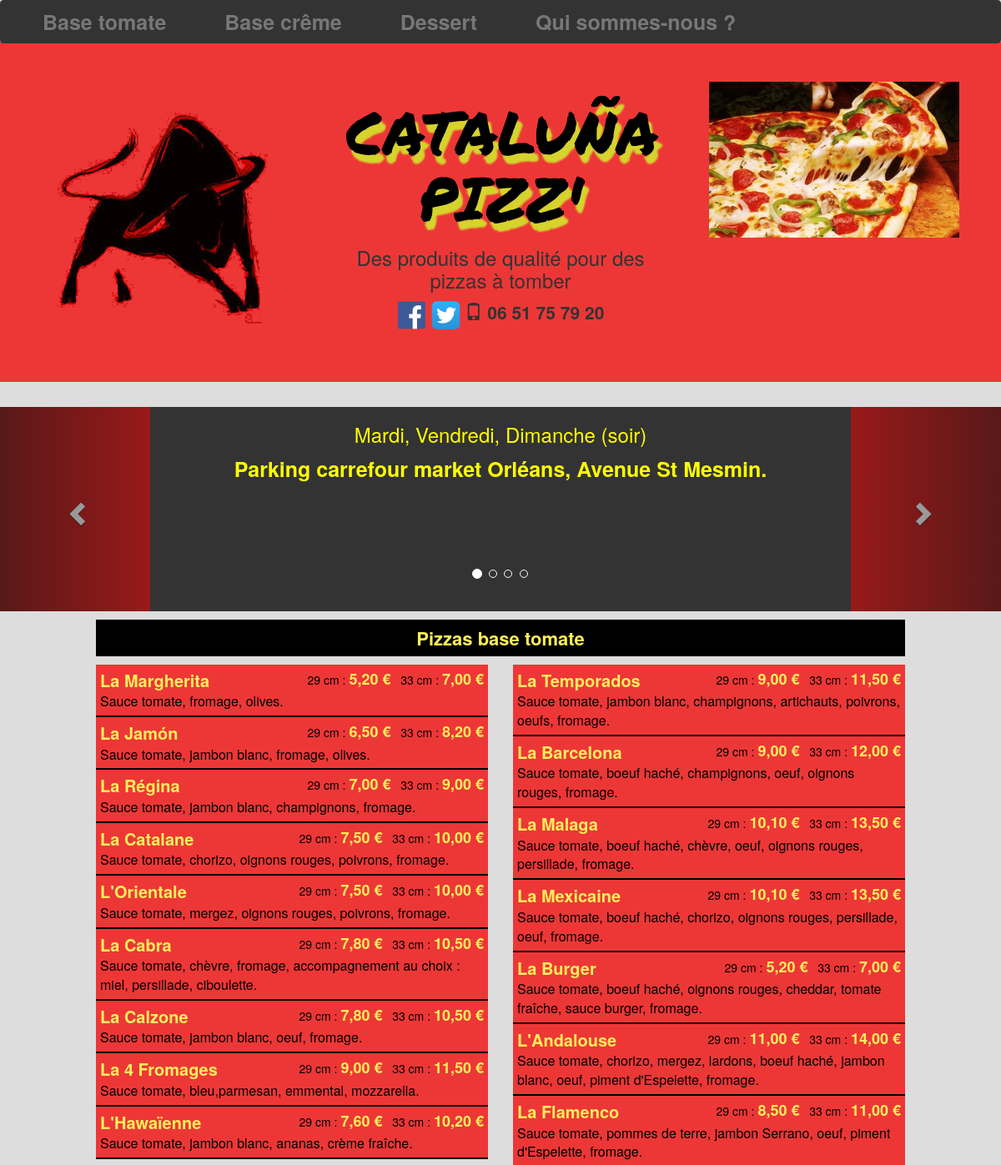
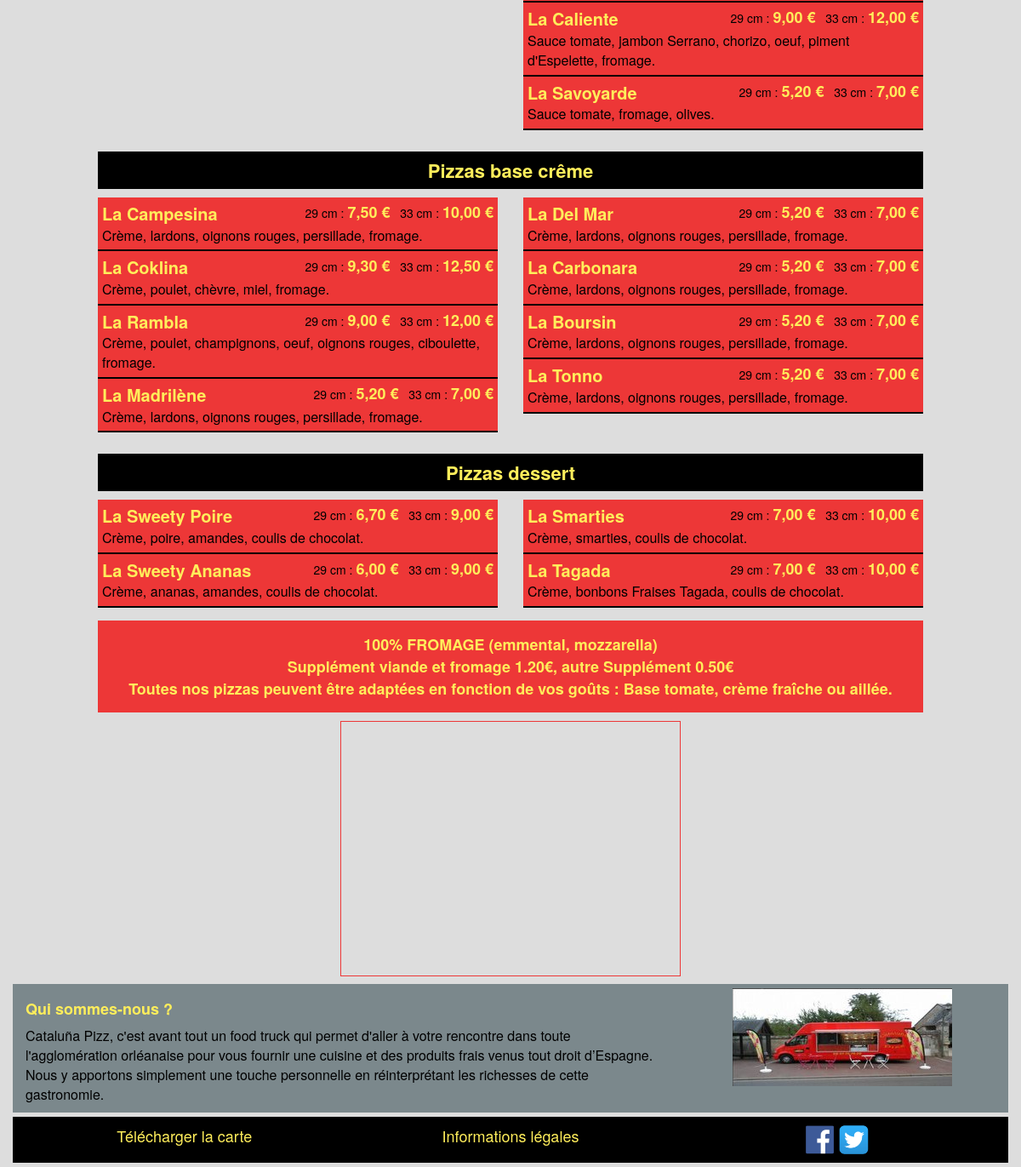
The page / on the database its author committed (2 pictures, top to bottom).
### tables this page shows
CREATE TABLE pizzatypes (
  idtype INT NOT NULL AUTO_INCREMENT PRIMARY KEY,
  pizztype VARCHAR(250),
  txtbtn varchar(20),
  ordreaff TINYINT
) DEFAULT CHARACTER SET=utf8;

CREATE TABLE pizzas (
  id INT NOT NULL AUTO_INCREMENT PRIMARY KEY,
  nompizz VARCHAR(50),
  compo VARCHAR(250),
  prix29 FLOAT DEFAULT 0,
  prix33 FLOAT DEFAULT 0,
  idtype INT NOT NULL DEFAULT 1
) DEFAULT CHARACTER SET=utf8;

### index.php (the view, shortened to what this page needs)
<?php
    $bdd = mysqli_connect(SERVEUR, USER, PASSE, DB) or die("Connexion DB impossible (code : ".mysqli_connect_errno()." ".mysqli_connect_error().")");
    mysqli_set_charset($bdd,"utf8");
    $pizzastypes = [];
    $sql = "SELECT idtype, pizztype, txtbtn, ordreaff FROM pizzatypes ORDER BY ordreaff";
    $res = mysqli_query($bdd, $sql);
    while ( $recpizztype = mysqli_fetch_assoc($res) ) {
        $idtype = $recpizztype['idtype'];
        $pizzastypes[$recpizztype['ordreaff']]['idtype'] = $idtype;
        $pizzastypes[$recpizztype['ordreaff']]['pizztype'] = $recpizztype['pizztype'];
        $pizzastypes[$recpizztype['ordreaff']]['txtbtn'] = $recpizztype['txtbtn'];
        $sql2 = "SELECT * FROM pizzas WHERE idtype=$idtype";
        $res2 = mysqli_query($bdd, $sql2);
        $pizzastypes[$recpizztype['ordreaff']]['nbpizz'] = mysqli_num_rows($res2);
    }
function affcolpizz ($res) {
    $html = '';
    $html .= '<div class="col-xs-12 col-sm-6">';
    while ( $pizza = mysqli_fetch_assoc($res)) {
        $html .=  '<div class="pizza">';
            $html .=  '<div class="nompizz">'.$pizza['nompizz'].'</div>';
            $html .=  '<div class="prixpizz">';
                $html .=  '29 cm : <span class="txtprixpizz">'.number_format($pizza['prix29'],2,',',' ').' €</span>';
                $html .=  '&nbsp;&nbsp;&nbsp;';
                $html .=  '33 cm : <span class="txtprixpizz">'.number_format($pizza['prix33'],2,',',' ').' €</span>';
            $html .=  '</div>';
            $html .=  '<div class="descpizz">'.$pizza['compo'].'</div>';
        $html .=  '</div>';
    }
    $html .= '</div>';
    return $html;
}
?>
<!DOCTYPE html>
<html lang=fr>
<head>
	<link rel="stylesheet" type="text/css" href="css/bootstrap.min.css">
	<link rel="stylesheet" type="text/css" href="css/style.css">
</head>
<body>
    <?php
        include 'header.php';
        include 'navbar.php';
        include 'carousel.php';
    ?>
    <div class="container-fluid">
        <div class="row">
            <div class="col-xs-offset-1 col-xs-10">
                <?php
                    foreach ( $pizzastypes as $pizztype ) {
                        if ( $pizztype['nbpizz'] > 0 ) {
                            echo '<div class="row">';
                            echo '<div class="col-xs-12">';
                            echo '<div id="pizztomate" class="titrepizz">' . $pizztype['pizztype'] . '</div>';
                            echo '</div>';
                            echo '</div>';
                            $nbpizzgauche = ceil($pizztype['nbpizz'] / 2 - 0.01);
                            echo '<div class="row pizzsep">';
                            $sql = "SELECT nompizz, compo, prix29, prix33 FROM pizzas WHERE idtype=" . $pizztype['idtype'] . " LIMIT $nbpizzgauche;";
                            $res = mysqli_query($bdd, $sql);
                            echo affcolpizz($res);
                            $sql = "SELECT nompizz, compo, prix29, prix33 FROM pizzas WHERE idtype=" . $pizztype['idtype'] . " LIMIT $nbpizzgauche,500";
                            $res = mysqli_query($bdd, $sql);
                            echo affcolpizz($res);
                            echo '</div>';
                        }
                    }
                ?>
            </div>
        </div>
        <?php
            include 'supplement.php';
            include 'map.php';
            include 'qsn.php';
            include 'footer.php';
        ?>
    </div>
</body>
</html>

### header.php
<div class="jumbotron text-center">
    <div class="container-fluid">
        <div class="row">
            <div class="col-lg-4 col-md-3 col-sm-2 hidden-xs">
                <div class="divimg">
                    <img class="posimg" src="img/toro.png" alt="logo-pizz">
                </div>
            </div>
            <div class="col-lg-4 col-md-6 col-sm-8 col-xs-12">
                <h1 class="title">CATALU&Ntilde;A PIZZ'</h1>
                <h3>Des produits de qualité pour des pizzas à tomber</h3>
                <div class="contact-header">
                    <p>
                        <a href="https://fr-fr.facebook.com/catalunapizz/" target="_blanc"><img src="img/fb.png" alt="fblogo"></a>
                        <a href="https://twitter.com/catalunapizz?lang=fr" target="_blanc"><img src="img/twt.png" alt="twtlogo"></a>
                        <span class="glyphicon glyphicon-phone" aria-hidden="true"></span>
                        <b>06 51 75 79 20</b>
                    </p>
                </div>
            </div>
            <div class="col-lg-4 col-md-3 col-sm-2 hidden-xs">
                <div class="divimg">
                    <img class="posimg" src="img/pizz3.jpeg" alt="pizza">
                </div>
            </div>
        </div>
    </div>
</div>

### navbar.php (shortened to what this page needs)
<nav class="navbar navbar-default">
    <div class="collapse navbar-collapse" id="bs-example-navbar-collapse-1">
        <ul id="listenav" class="nav navbar-nav">
            <?php
                foreach ( $pizzastypes as $pizztype ) {
                    if ( $pizztype['nbpizz'] > 0 ) {
                        echo '<li><a class="bnavig text-center" href="#pizztyp'.$pizztype['idtype'].'">'.$pizztype['txtbtn'].'</a></li>';
                    }
                }
            ?>
            <li><a class="bnavig text-center" href="#noscontacts">Qui sommes-nous ?</a></li>
        </ul>
    </div>
</nav>

### carousel.php (shortened to what this page needs)
<div id="myCarousel" class="carousel slide" data-ride="carousel">
    <div class="carousel-inner text-center" role="listbox">
        <div class="item active">
            <h3>Mardi, Vendredi, Dimanche (soir)</h3>
            <p>Parking carrefour market Orléans, Avenue St Mesmin.</p>
        </div>
    </div>
    <br/><br/><br/><br/>
    <ol class="carousel-indicators">
        <li data-target="#carousel-example-generic" data-slide-to="0" class="active"></li>
        <li data-target="#carousel-example-generic" data-slide-to="1"></li>
        <li data-target="#carousel-example-generic" data-slide-to="2"></li>
        <li data-target="#carousel-example-generic" data-slide-to="3"></li>
    </ol>
    <div class="container">
        <a class="left carousel-control" href="#myCarousel" role="button" data-slide="prev">
            <span class="glyphicon glyphicon-chevron-left" aria-hidden="true"></span>
        </a>
        <a class="right carousel-control" href="#myCarousel" role="button" data-slide="next">
            <span class="glyphicon glyphicon-chevron-right" aria-hidden="true"></span>
        </a>
    </div>
</div>

### supplement.php
<div class="row">
    <div class="col-xs-offset-1 col-xs-10">
        <div class="text-center supplement txtprixpizz">
            100% FROMAGE (emmental, mozzarella)<br />
            Supplément viande et fromage 1.20€, autre Supplément 0.50€<br />
            Toutes nos pizzas peuvent être adaptées en fonction de vos goûts : Base tomate, crème fraîche ou aillée.
        </div>
    </div>
</div>

### map.php
<div class="row">
    <div class="col-xs-offset-1 col-xs-10 text-center">
        <iframe src="https://www.google.com/maps/embed?pb=!1m18!1m12!1m3!1d2674.976116120907!2d1.8872609511447886!3d47.898147575683424!2m3!1f0!2f0!3f0!3m2!1i1024!2i768!4f13.1!3m3!1m2!1s0x47e4e52fb85970f3%3A0xbe45bf8a189931dd!2sOrleans+Pneumatiques+-+Eurotyre!5e0!3m2!1sfr!2sus!4v1488539405013"></iframe>
    </div>
</div>

### qsn.php
<div class="row qsn">
    <div class="col-xs-12 col-md-8">
        <h3 id="noscontacts" class="titreqsn">Qui sommes-nous ?</h3>
        <p class="pqsn">
            Cataluña Pizz, c'est avant tout un food truck qui permet d'aller à votre rencontre dans toute
            l'agglomération orléanaise pour vous fournir une cuisine et des produits frais venus tout droit
            d’Espagne. Nous y apportons simplement une touche personnelle en réinterprétant les richesses
            de cette gastronomie.
        </p>
    </div>
    <div class="col-md-4">
        <img class="img-responsive imgqsn" src="img/foodtruck.jpg" alt="image Food Truck" />
    </div>
</div>

### footer.php (shortened to what this page needs)
<footer class="row footer">
    <div class="col-xs-4">
        <a class="txtfoot" href="img/catalunapizz-carte.pdf" target="_blanc">Télécharger la carte</a>
    </div>
    <div class="col-xs-4">
        <a class="txtfoot" data-toggle="modal" data-target="#myModal">Informations légales</a>
    </div>
    <div class="col-xs-4">
        <a href="https://fr-fr.facebook.com/catalunapizz/" target="_blanc"><img src="img/fb.png" alt="Lien vers page Facebook" /></a>
        <a href="https://twitter.com/catalunapizz?lang=fr" target="_blanc"><img src="img/twt.png" alt="Lien vers page Tweeter" /></a>
    </div>
</footer>

### css/style.css (style rules this page uses)
body { background-color: #DDD; }
.jumbotron { background-color: #ED3737; }
.divimg { width:100%; }
.posimg { width: 100%; max-width: 300px; margin: auto; }
h1.title { color: black; font-size: 72px; font-family: 'Permanent Marker', cursive; text-shadow: 5px 10px 2px #D6D32D ; }
iframe { margin: 0 50%; }
nav { z-index: 10; }
.navbar-default { background-color: #333; }
ul#listenav { width: 100%; }
ul#listenav li { padding: 0 20px; }
.navbar-nav > li > a.bnavig:link { font-size: 25px; font-weight: bold; }
.carousel { background-color: #333; color: yellow; font-size: 25px; font-weight: bolder; }
.carousel-control.left { background-color: red; }
.carousel-control.right { background-color: red; }
.carousel-indicators { margin-top: 50px; background-color: #333; }
.pizzsep { margin-bottom: 15px; }
.titrepizz { width: 100%; font-size: 22px; font-weight: bold; text-align: center; line-height: 2em; color: #FFEE5B; background: black; margin: 10px 0; }
.pizza { float: left; width: 100%; padding: 5px; background: #ED3737; border-bottom: 2px solid black; color: black; }
.nompizz { float: left; color: #FFEE5B; font-size: 20px; font-weight: bold; }
.prixpizz { float:right; font-size: 14px; }
.txtprixpizz { color: #FFEE5B; font-size: 18px; font-weight: bold; }
.descpizz { float: left; width: 100%; font-size: 16px; }
.supplement { background: #ED3737; padding: 15px; margin-bottom: 10px; line-height: 26px; }
.qsn { margin: 5px 0; background : #7B888C; }
.titreqsn { color: #FFEE5B; font-size: 18px; font-weight: bold; }
.pqsn { font-size: 16px; font-weight: normal; color : black; }
.imgqsn { margin: 5px auto; }
iframe { width: 400px; height: 300px; border: 1px solid #ED3737; margin: 0 auto; }
.footer { text-align: center; margin: 5px 0; padding: 10px; background: black; font-size: 18px; }
a.txtfoot, a.txtfoot:link, a.txtfoot:visited { color: #FFEE5B; }
@media screen and (max-width: 1200px) { .navbar { position: fixed; top: 0; left: 0; width: 100%; border-color: #333; } }
@media screen and (max-width: 1200px) { body { padding-top: 50px; } }

### rows shown on the page
pizzatypes: txtbtn "Base tomate", pizztype "Pizzas base tomate"
pizzatypes: txtbtn "Base crême", pizztype "Pizzas base crême"
pizzatypes: txtbtn "Dessert", pizztype "Pizzas dessert"
pizzas: nompizz "La Margherita", prix29 "5,20", prix33 "7,00", compo "Sauce tomate, fromage, olives."
pizzas: nompizz "La Jamón", prix29 "6,50", prix33 "8,20", compo "Sauce tomate, jambon blanc, fromage, olives."
pizzas: nompizz "La Régina", prix29 "7,00", prix33 "9,00", compo "Sauce tomate, jambon blanc, champignons, fromage."
pizzas: nompizz "La Catalane", prix29 "7,50", prix33 "10,00", compo "Sauce tomate, chorizo, oignons rouges, poivrons, fromage."
pizzas: nompizz "L'Orientale", prix29 "7,50", prix33 "10,00", compo "Sauce tomate, mergez, oignons rouges, poivrons, fromage."
pizzas: nompizz "La Cabra", prix29 "7,80", prix33 "10,50", compo "Sauce tomate, chèvre, fromage, accompagnement au choix : miel, persillade, ciboulette."
pizzas: nompizz "La Calzone", prix29 "7,80", prix33 "10,50", compo "Sauce tomate, jambon blanc, oeuf, fromage."
pizzas: nompizz "La 4 Fromages", prix29 "9,00", prix33 "11,50", compo "Sauce tomate, bleu,parmesan, emmental, mozzarella."
pizzas: nompizz "L'Hawaïenne", prix29 "7,60", prix33 "10,20", compo "Sauce tomate, jambon blanc, ananas, crème fraîche."
pizzas: nompizz "La Temporados", prix29 "9,00", prix33 "11,50", compo "Sauce tomate, jambon blanc, champignons, artichauts, poivrons, oeufs, fromage."
pizzas: nompizz "La Barcelona", prix29 "9,00", prix33 "12,00", compo "Sauce tomate, boeuf haché, champignons, oeuf, oignons rouges, fromage."
pizzas: nompizz "La Malaga", prix29 "10,10", prix33 "13,50", compo "Sauce tomate, boeuf haché, chèvre, oeuf, oignons rouges, persillade, fromage."
pizzas: nompizz "La Mexicaine", prix29 "10,10", prix33 "13,50", compo "Sauce tomate, boeuf haché, chorizo, oignons rouges, persillade, oeuf, fromage."
pizzas: nompizz "La Burger", prix29 "5,20", prix33 "7,00", compo "Sauce tomate, boeuf haché, oignons rouges, cheddar, tomate fraîche, sauce burger, fromage."
pizzas: nompizz "L'Andalouse", prix29 "11,00", prix33 "14,00", compo "Sauce tomate, chorizo, mergez, lardons, boeuf haché, jambon blanc, oeuf, piment d'Espelette, fromage."
pizzas: nompizz "La Flamenco", prix29 "8,50", prix33 "11,00", compo "Sauce tomate, pommes de terre, jambon Serrano, oeuf, piment d'Espelette, fromage."
pizzas: nompizz "La Caliente", prix29 "9,00", prix33 "12,00", compo "Sauce tomate, jambon Serrano, chorizo, oeuf, piment d'Espelette, fromage."
pizzas: nompizz "La Savoyarde", prix29 "5,20", prix33 "7,00", compo "Sauce tomate, fromage, olives."
pizzas: nompizz "La Campesina", prix29 "7,50", prix33 "10,00", compo "Crème, lardons, oignons rouges, persillade, fromage."
pizzas: nompizz "La Coklina", prix29 "9,30", prix33 "12,50", compo "Crème, poulet, chèvre, miel, fromage."
pizzas: nompizz "La Rambla", prix29 "9,00", prix33 "12,00", compo "Crème, poulet, champignons, oeuf, oignons rouges, ciboulette, fromage."
pizzas: nompizz "La Madrilène", prix29 "5,20", prix33 "7,00", compo "Crème, lardons, oignons rouges, persillade, fromage."
pizzas: nompizz "La Del Mar", prix29 "5,20", prix33 "7,00", compo "Crème, lardons, oignons rouges, persillade, fromage."
pizzas: nompizz "La Carbonara", prix29 "5,20", prix33 "7,00", compo "Crème, lardons, oignons rouges, persillade, fromage."
pizzas: nompizz "La Boursin", prix29 "5,20", prix33 "7,00", compo "Crème, lardons, oignons rouges, persillade, fromage."
pizzas: nompizz "La Tonno", prix29 "5,20", prix33 "7,00", compo "Crème, lardons, oignons rouges, persillade, fromage."
pizzas: nompizz "La Sweety Poire", prix29 "6,70", prix33 "9,00", compo "Crème, poire, amandes, coulis de chocolat."
pizzas: nompizz "La Sweety Ananas", prix29 "6,00", prix33 "9,00", compo "Crème, ananas, amandes, coulis de chocolat."
pizzas: nompizz "La Smarties", prix29 "7,00", prix33 "10,00", compo "Crème, smarties, coulis de chocolat."
pizzas: nompizz "La Tagada", prix29 "7,00", prix33 "10,00", compo "Crème, bonbons Fraises Tagada, coulis de chocolat."
